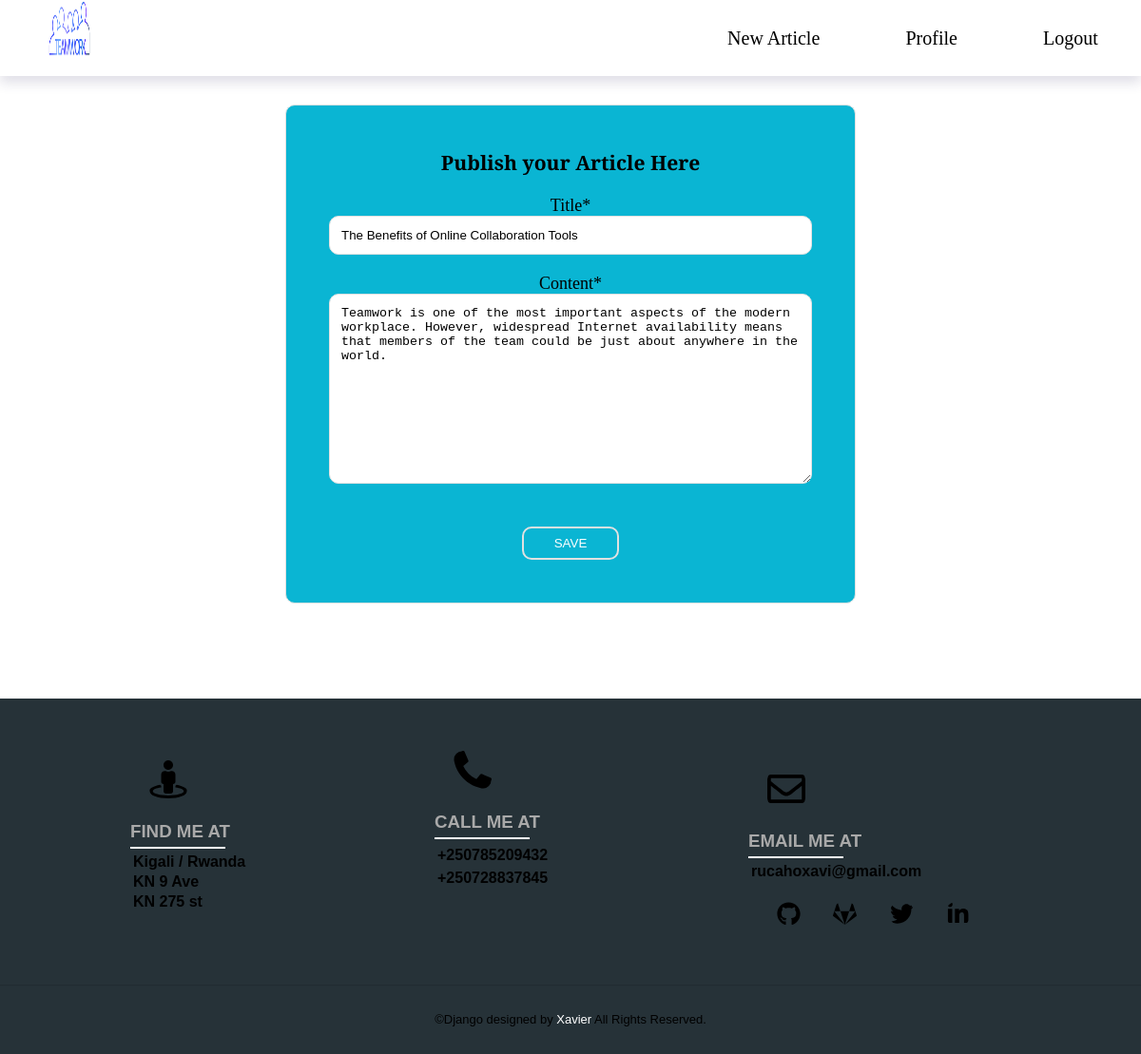
The app's page /post/17/update/ (signed in) with its own data.
### workdjango/models.py (models this page shows, shortened)
class Post(models.Model):
    title = models.CharField(max_length=45)
    content = models.TextField()
    date_posted = models.DateTimeField(default=timezone.now)
    author = models.ForeignKey(User, on_delete=models.CASCADE)

### workdjango/views.py (the view, shortened to what this page needs)
# urls.py: path('post/<int:pk>/update/', PostUpdateView.as_view(), name='post-update'),
class PostUpdateView(LoginRequiredMixin, UserPassesTestMixin,SuccessMessageMixin, UpdateView):
    model = Post
    success_message = "Article successfully Updated"
    fields = ['title', 'content']
    def test_func(self):
        post = self.get_object()
        if self.request.user == post.author:
            return True
        return False

### workdjango/templates/workdjango/post_form.html (shortened to what this page needs)
{% extends "workdjango/base.html" %}
{% load crispy_forms_tags %}
{% block content %}
<div class="create-article-page">
    <div class="article-form">
      <form method="POST" autocomplete="off">
     <h3>Publish your Article Here</h3><br>
      {{ form|crispy }}
   <button type="submit">Save</button>
   </form>
  </div>
   </div>
{% endblock content %}

### workdjango/static/workdjango/nav.css (style rules this page uses)
:root { --primaryColor: rgb(40, 106, 247); --mainWhite: #ffffff; --mainGrey: #ececec; --mainBlack: #000000; --color-primary: #263238; --color-secondary: darkgrey; --mainSpacing: 0.1rem; --mainTransition: all .5s ease; }
* { margin: 0; padding: 0; box-sizing: border-box; }
body { font-family: 'Crimson Text'; font-size:18px; }

### workdjango/static/workdjango/home.css (style rules this page uses)
:root { --primaryColor: rgb(40, 106, 247); --mainWhite: #ffffff; --mainGrey: #ececec; --mainBlack: #000000; --color-primary: #263238; --color-secondary: darkgrey; --mainSpacing: 0.1rem; --mainTransition: all .5s ease; }

### workdjango/static/workdjango/logs.css (style rules this page uses)
:root { --primaryColor: rgb(40, 106, 247); --mainWhite: #ffffff; --mainGrey: #ececec; --color-primary: #263238; --color-secondary: darkgrey; --mainSpacing: 0.1rem; --mainTransition: all .5s ease; }

### workdjango/static/workdjango/write-article.css (style rules this page uses)
:root { --primaryColor: rgb(40, 106, 247); --mainWhite: #ffffff; --mainGrey: #ececec; --mainBlack: #000000; --color-primary: #263238; --color-secondary: darkgrey; --color-second: #5EC6FF; --mainSpacing: 0.1rem; --mainTransition: all .5s ease; }
.create-article-page { width: 50%; height:auto; margin-top: 30px; margin-left: auto; margin-right: auto; }
.article-form { position: relative; z-index: 1; background: rgb(10, 181, 211); width: 100%; margin: 0 auto 100px; padding: 45px; text-align: center; box-sizing: border-box; float:left; border: 1px solid #e1e1e1; border-radius: 10px; }
.article-form input { background: var(--mainWhite); width: 100%; margin: 0 0 20px; padding: 12px; box-sizing: border-box; border: 1px solid #e1e1e1; outline: 0; border-radius: 10px; }
.article-form textarea { background: var(--mainWhite); width: 100%; height: 200px; margin: 0 0 20px; padding: 12px; box-sizing: border-box; border: 1px solid #e1e1e1; outline: 0; border-radius: 10px; }
.article-form button { text-transform: uppercase; border: 2px solid #e1e1e1; background: rgb(10, 181, 211); width: 20%; padding: 8px; color: var(--mainWhite); cursor: pointer; margin-top: 20px; border-radius: 10px; }

### workdjango/static/workdjango/pagination.css (style rules this page uses)
:root { --primaryColor: rgb(40, 106, 247); --mainWhite: #ffffff; --mainGrey: #ececec; --mainBlack: #000000; --color-primary: #263238; --color-secondary: darkgrey; --mainSpacing: 0.1rem; --mainTransition: all .5s ease; }

### records on screen
Post: title "The Benefits of Online Collaboration Tools", content "Teamwork is one of the most important aspects of the modern workplace. However, widespread Internet availability means that members of the team could be just about anywhere in the world."
